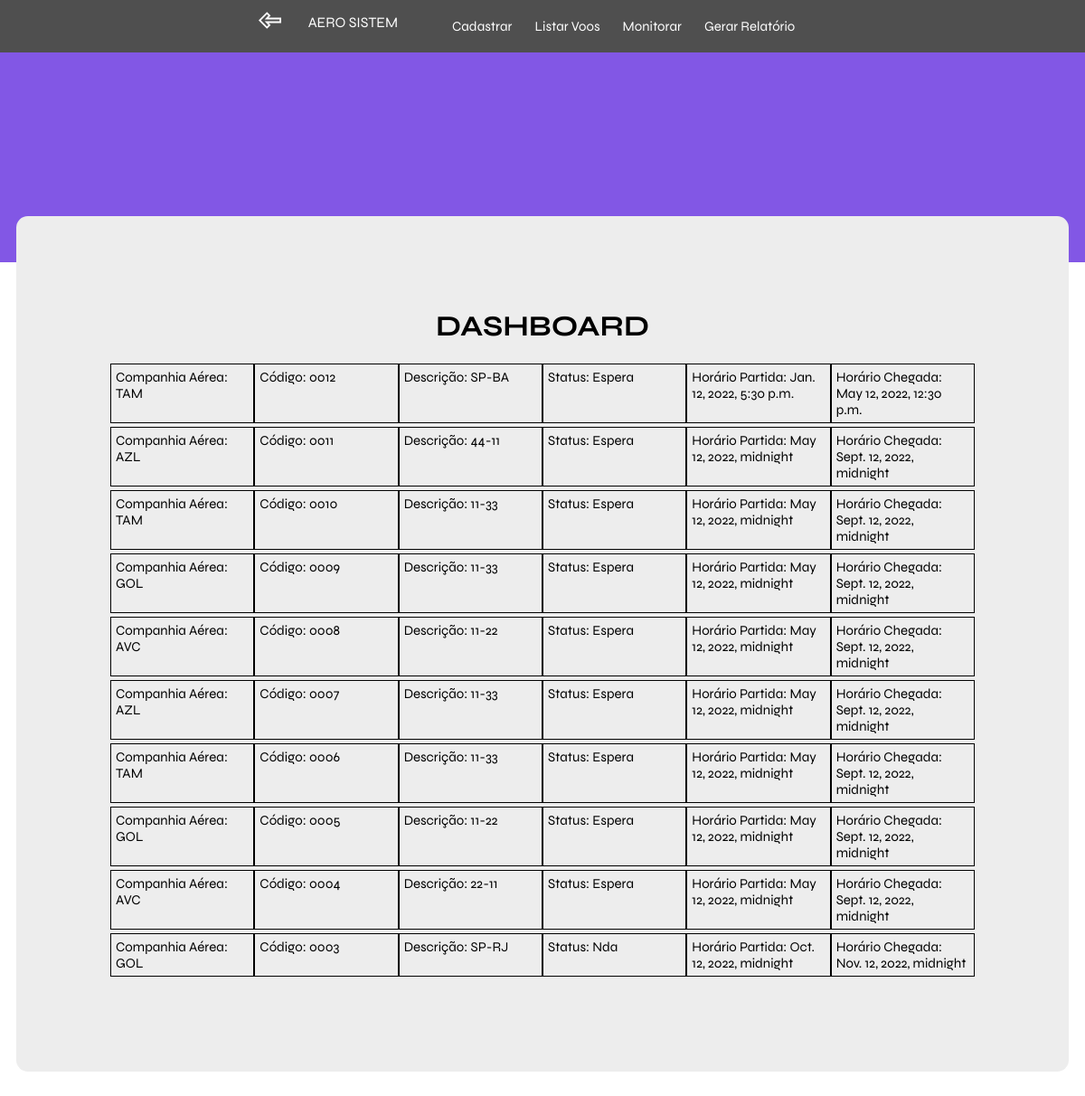
Page /home/ (signed in) on the committed database.
### book/models.py (models this page shows)
class Estado_Dinamico(models.Model):
	voo = models.OneToOneField(
        Voo,
        on_delete=models.CASCADE,
        primary_key=True,
    )
	STATUS = [
		('Embarque', 'Embarque'),
		('Pouso', 'Pouso'),
		('Decolagem', 'Decolagem'),
		('Finalizado', 'Finalizado'),
		('Espera', 'Espera'),
	]
	data_saida = models.DateTimeField(null=True)
	data_chegada = models.DateTimeField(null=True)
	status = models.CharField(max_length=10,choices=STATUS,default = 'EMB')
	class Meta:
			db_table = 'estado_dinamico'

class Voo(models.Model):
	STATUS = [
		('GOL', 'Gol'),
		('TAM', 'TAM '),
		('AVC', 'Avianca '),
		('AZL', 'Azul '),
	]
	ROTAS = [
		('SP-RJ', 'SP-RJ'),
		('SP-DF', 'SP-DF'),
		('SP-BA', 'SP-BA'),
		('SP-SC', 'SP-SC'),
		('SP-PR', 'SP-PR'),
		('SP-ES', 'SP-ES'),
		('SP-CE', 'SP-CE'),
		('RJ-SP', 'RJ-SP'),
		('DF-SP', 'DF-SP'),
		('BA-SP', 'BA-SP'),
		('SC-SP', 'SC-SP'),
		('PR-SP', 'PR-SP'),
		('ES-SP', 'ES-SP'),
		('CE-SP', 'CE-SP'),
	]
	id = models.BigAutoField(primary_key=True)
	codigo = models.CharField(max_length=12, null=False,unique = True)
	companhia = models.CharField(max_length=3,choices=STATUS, null=False)
	previsao_chegada = models.DateTimeField(null=False)
	previsao_partida = models.DateTimeField(null=False)
	rota = models.CharField(max_length=5,choices=ROTAS, null=False)
	class Meta:
		db_table = 'Voos'

### book/views.py (the view)
# urls.py: 2. Add a URL to urlpatterns:  path('', views.home, name='home')
def home(request, context = {'permissao':'Negada'}):
    request.session['tentativas'] = 0
    permissao = request.session['permissao']
    voos_dinamico = Estado_Dinamico.objects.select_related().order_by('-voo__codigo')[:10]
    context={'voos_dinamico':voos_dinamico,'permissao':permissao}
    return render(request,'home.html',context)

### template/home.html (shortened to what this page needs)
{% load static %}
<!DOCTYPE html>
<html lang="en">
<head>
    <link rel="stylesheet" href="{% static 'css/global.css' %}" />
    <link rel="stylesheet" href="{% static 'css/home.css' %}" />
</head>
<body>
    {% block content %}
        <header>
            <div class="content">
                <a class="voltar" href="{% url 'login' %}"><img src="{% static 'images/back.svg' %}" alt=""></a>
                <div class="column-left">
                  <a href="{% url 'home' %}">AERO SISTEM</a>
                  <ul class="menu">
                    <li><a href="{% url 'cadastrar' %}">Cadastrar</a></li>
                    <li><a href="{% url 'central' %}">Listar Voos</a></li>
                    <li><a href="{% url 'monitorar' %}">Monitorar</a></li>
                    <li><a href="{% url 'relatorio' %}">Gerar Relatório</a></li>
                  </ul>
                </div>
        </header>
        <div class="dashboard">
            <h1>DASHBOARD</h1>
            {% for voo in voos_dinamico %}
        <div>
            <div class="box">
                <div class="item">
                    <li>Companhia Aérea: {{ voo.voo.companhia }}</li>
                </div>
                <div class="item">
                    <li>Código: {{ voo.voo.codigo}}</li>
                </div>
                <div class="item">
                    <li>Descrição: {{ voo.voo.rota }}</li>
                </div>
                <div class="item">
                    <li>Status: {{ voo.status }}</li>
                </div>
                <div class="item">
                    <li>Horário Partida: {{ voo.voo.previsao_partida }}</li>
                </div>
                <div class="item">
                    <li>Horário Chegada: {{ voo.voo.previsao_chegada }}</li>
                </div>
            </div>
        </div>
    {% endfor %}
    {% endblock %}
</body>
</html>

### book/static/css/global.css (style rules this page uses)
* { font-family: 'Syne', sans-serif; }
:root { --fundo: #8257E5; --branco: #ffffff; --text: #4F4F4F; --text2: #8257E5; }

### book/static/css/home.css (style rules this page uses)
* { margin: 0; }
header { background-color: var(--fundo); width: 100%; height: 290px; }
.dashboard { background-color: #EDEDED; max-width: 60rem; border-radius: 0.8rem; margin: -3.2rem auto 3.2rem; padding: 6.4rem; overflow: hidden; }
.content { display: flex; justify-content: center; background-color: var(--text); }
.column-left { display: flex; justify-content: center; padding: 15px; }
a { margin-right: 15px; text-decoration: none; color: var(--branco); }
ul { display: flex; justify-content: center; list-style-type: none; }
li { font-size: 15px; }
a img { height: 25px; width: 25px; margin-top: 10px; }
.box { display: grid; grid-template-columns: repeat(6,1fr); padding: 2px; }
.item { border: solid black 0.2px; }
li { list-style-type: none; padding: 5px; }
h1 { display: flex; justify-content: center; margin-bottom: 20px; }

### rows in the picture
Estado_Dinamico: voo.companhia "TAM", voo.codigo "0012", voo.rota "SP-BA", status "Espera", voo.previsao_partida "Jan. 12, 2022, 5:30 p.m.", voo.previsao_chegada "May 12, 2022, 12:30 p.m."
Estado_Dinamico: voo.companhia "AZL", voo.codigo "0011", voo.rota "44-11", status "Espera", voo.previsao_partida "May 12, 2022, midnight", voo.previsao_chegada "Sept. 12, 2022, midnight"
Estado_Dinamico: voo.companhia "TAM", voo.codigo "0010", voo.rota "11-33", status "Espera", voo.previsao_partida "May 12, 2022, midnight", voo.previsao_chegada "Sept. 12, 2022, midnight"
Estado_Dinamico: voo.companhia "GOL", voo.codigo "0009", voo.rota "11-33", status "Espera", voo.previsao_partida "May 12, 2022, midnight", voo.previsao_chegada "Sept. 12, 2022, midnight"
Estado_Dinamico: voo.companhia "AVC", voo.codigo "0008", voo.rota "11-22", status "Espera", voo.previsao_partida "May 12, 2022, midnight", voo.previsao_chegada "Sept. 12, 2022, midnight"
Estado_Dinamico: voo.companhia "AZL", voo.codigo "0007", voo.rota "11-33", status "Espera", voo.previsao_partida "May 12, 2022, midnight", voo.previsao_chegada "Sept. 12, 2022, midnight"
Estado_Dinamico: voo.companhia "TAM", voo.codigo "0006", voo.rota "11-33", status "Espera", voo.previsao_partida "May 12, 2022, midnight", voo.previsao_chegada "Sept. 12, 2022, midnight"
Estado_Dinamico: voo.companhia "GOL", voo.codigo "0005", voo.rota "11-22", status "Espera", voo.previsao_partida "May 12, 2022, midnight", voo.previsao_chegada "Sept. 12, 2022, midnight"
Estado_Dinamico: voo.companhia "AVC", voo.codigo "0004", voo.rota "22-11", status "Espera", voo.previsao_partida "May 12, 2022, midnight", voo.previsao_chegada "Sept. 12, 2022, midnight"
Estado_Dinamico: voo.companhia "GOL", voo.codigo "0003", voo.rota "SP-RJ", status "Nda", voo.previsao_partida "Oct. 12, 2022, midnight", voo.previsao_chegada "Nov. 12, 2022, midnight"
